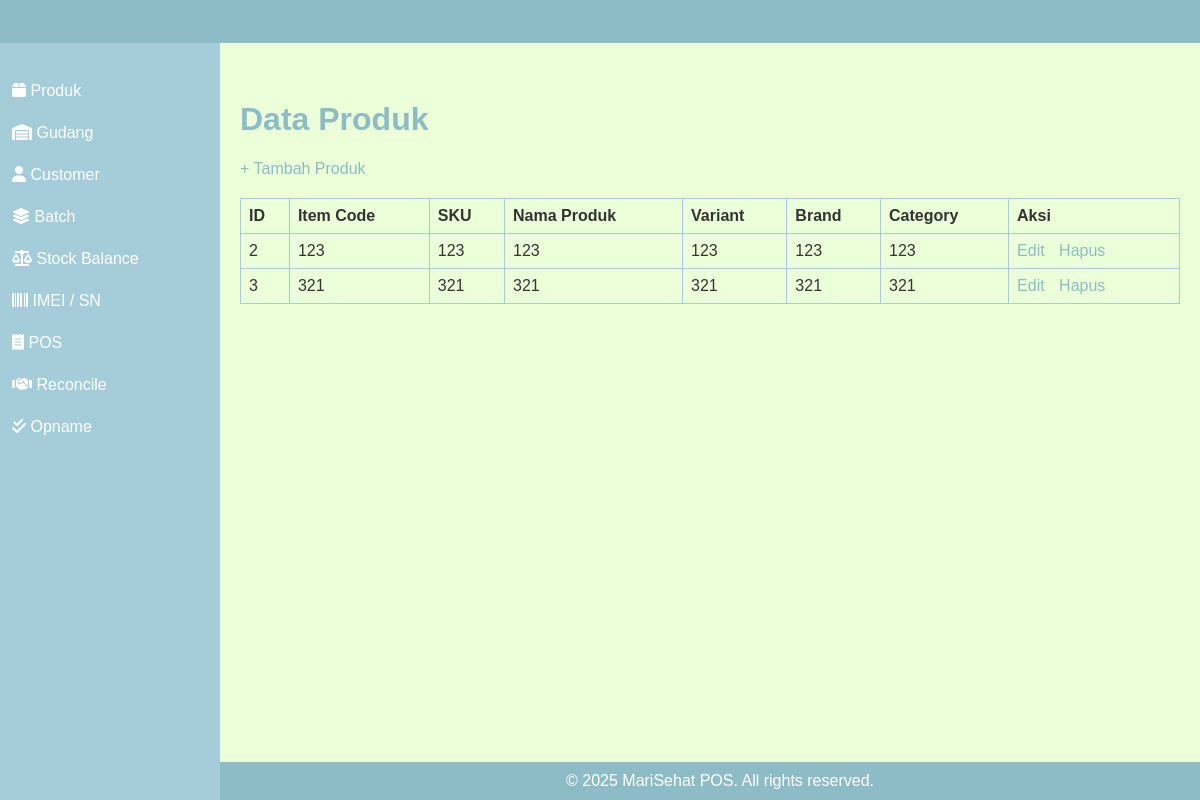
/products/index.php, run on an earlier commit of the app's database.
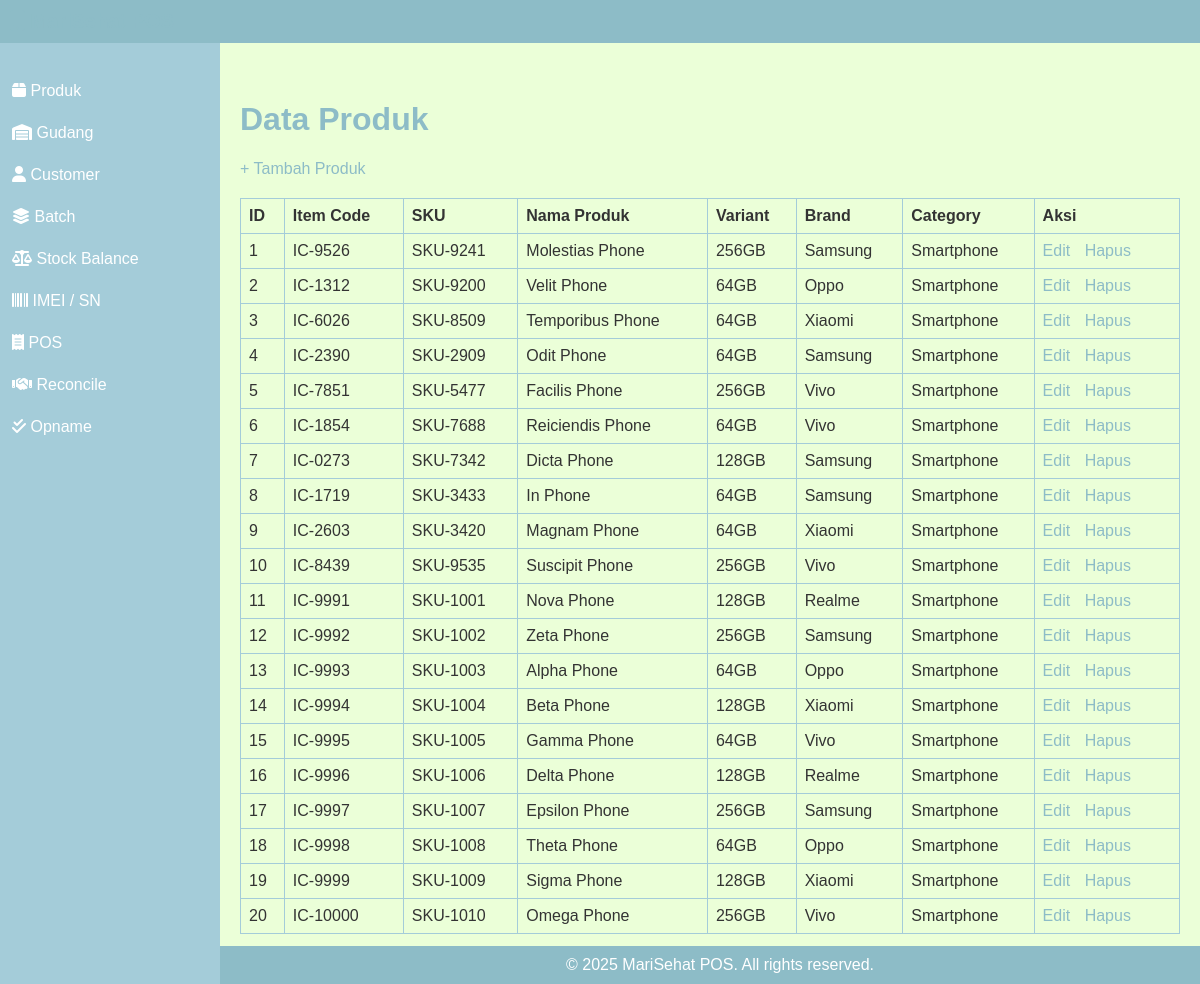
And on a later commit of the database.
### tables this page shows
CREATE TABLE `products` (
  `id` int(11) NOT NULL,
  `item_code` varchar(50) DEFAULT NULL,
  `sku` varchar(50) NOT NULL,
  `nama_produk` varchar(100) DEFAULT NULL,
  `variant` varchar(50) DEFAULT NULL,
  `brand` varchar(50) DEFAULT NULL,
  `category` varchar(50) DEFAULT NULL
);

### products/index.php (the view)
<?php
require '../db.php';
$stmt = $pdo->query("SELECT * FROM products");
$products = $stmt->fetchAll();
?>
<link rel="stylesheet" href="../css/style.css">
<?php include '../includes/sidebar.php'; ?>
<?php include '../includes/header.php'; ?>
<h1>Data Produk</h1>
<a href="create.php">+ Tambah Produk</a>
<table>
    <tr>
        <th>ID</th>
        <th>Item Code</th>
        <th>SKU</th>
        <th>Nama Produk</th>
        <th>Variant</th>
        <th>Brand</th>
        <th>Category</th>
        <th>Aksi</th>
    </tr>
    <?php foreach ($products as $p): ?>
    <tr>
        <td><?= $p['id'] ?></td>
        <td><?= htmlspecialchars($p['item_code']) ?></td>
        <td><?= htmlspecialchars($p['sku']) ?></td>
        <td><?= htmlspecialchars($p['nama_produk']) ?></td>
        <td><?= htmlspecialchars($p['variant']) ?></td>
        <td><?= htmlspecialchars($p['brand']) ?></td>
        <td><?= htmlspecialchars($p['category']) ?></td>
        <td>
            <a href="edit.php?id=<?= $p['id'] ?>">Edit</a>
            <a href="delete.php?id=<?= $p['id'] ?>" onclick="return confirm('Yakin hapus?')">Hapus</a>
        </td>
    </tr>
    <?php endforeach; ?>
</table>
<?php include '../includes/footer.php'; ?>

What changed in the data, as far as the page shows it:
added products: id "1", item_code "IC-9526", sku "SKU-9241", nama_produk "Molestias Phone", variant "256GB", brand "Samsung", category "Smartphone"
changed products id 2: item_code "123" → "IC-1312"; sku "123" → "SKU-9200"; nama_produk "123" → "Velit Phone"; variant "123" → "64GB"; brand "123" → "Oppo"; category "123" → "Smartphone"
changed products id 3: item_code "321" → "IC-6026"; sku "321" → "SKU-8509"; nama_produk "321" → "Temporibus Phone"; variant "321" → "64GB"; brand "321" → "Xiaomi"; category "321" → "Smartphone"
added products: id "4", item_code "IC-2390", sku "SKU-2909", nama_produk "Odit Phone", variant "64GB", brand "Samsung", category "Smartphone"
added products: id "5", item_code "IC-7851", sku "SKU-5477", nama_produk "Facilis Phone", variant "256GB", brand "Vivo", category "Smartphone"
added products: id "6", item_code "IC-1854", sku "SKU-7688", nama_produk "Reiciendis Phone", variant "64GB", brand "Vivo", category "Smartphone"
added products: id "7", item_code "IC-0273", sku "SKU-7342", nama_produk "Dicta Phone", variant "128GB", brand "Samsung", category "Smartphone"
added products: id "8", item_code "IC-1719", sku "SKU-3433", nama_produk "In Phone", variant "64GB", brand "Samsung", category "Smartphone"
added products: id "9", item_code "IC-2603", sku "SKU-3420", nama_produk "Magnam Phone", variant "64GB", brand "Xiaomi", category "Smartphone"
added products: id "10", item_code "IC-8439", sku "SKU-9535", nama_produk "Suscipit Phone", variant "256GB", brand "Vivo", category "Smartphone"
added products: id "11", item_code "IC-9991", sku "SKU-1001", nama_produk "Nova Phone", variant "128GB", brand "Realme", category "Smartphone"
added products: id "12", item_code "IC-9992", sku "SKU-1002", nama_produk "Zeta Phone", variant "256GB", brand "Samsung", category "Smartphone"
added products: id "13", item_code "IC-9993", sku "SKU-1003", nama_produk "Alpha Phone", variant "64GB", brand "Oppo", category "Smartphone"
added products: id "14", item_code "IC-9994", sku "SKU-1004", nama_produk "Beta Phone", variant "128GB", brand "Xiaomi", category "Smartphone"
added products: id "15", item_code "IC-9995", sku "SKU-1005", nama_produk "Gamma Phone", variant "64GB", brand "Vivo", category "Smartphone"
added products: id "16", item_code "IC-9996", sku "SKU-1006", nama_produk "Delta Phone", variant "128GB", brand "Realme", category "Smartphone"
added products: id "17", item_code "IC-9997", sku "SKU-1007", nama_produk "Epsilon Phone", variant "256GB", brand "Samsung", category "Smartphone"
added products: id "18", item_code "IC-9998", sku "SKU-1008", nama_produk "Theta Phone", variant "64GB", brand "Oppo", category "Smartphone"
added products: id "19", item_code "IC-9999", sku "SKU-1009", nama_produk "Sigma Phone", variant "128GB", brand "Xiaomi", category "Smartphone"
added products: id "20", item_code "IC-10000", sku "SKU-1010", nama_produk "Omega Phone", variant "256GB", brand "Vivo", category "Smartphone"
